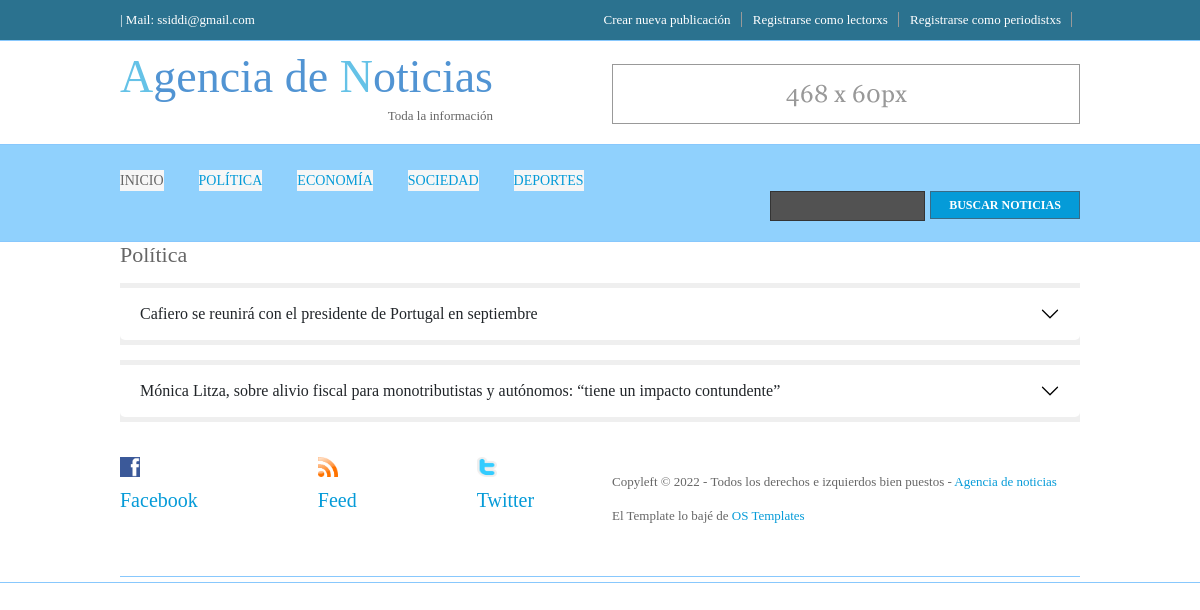
The page /portal/politica on the database as committed earlier.
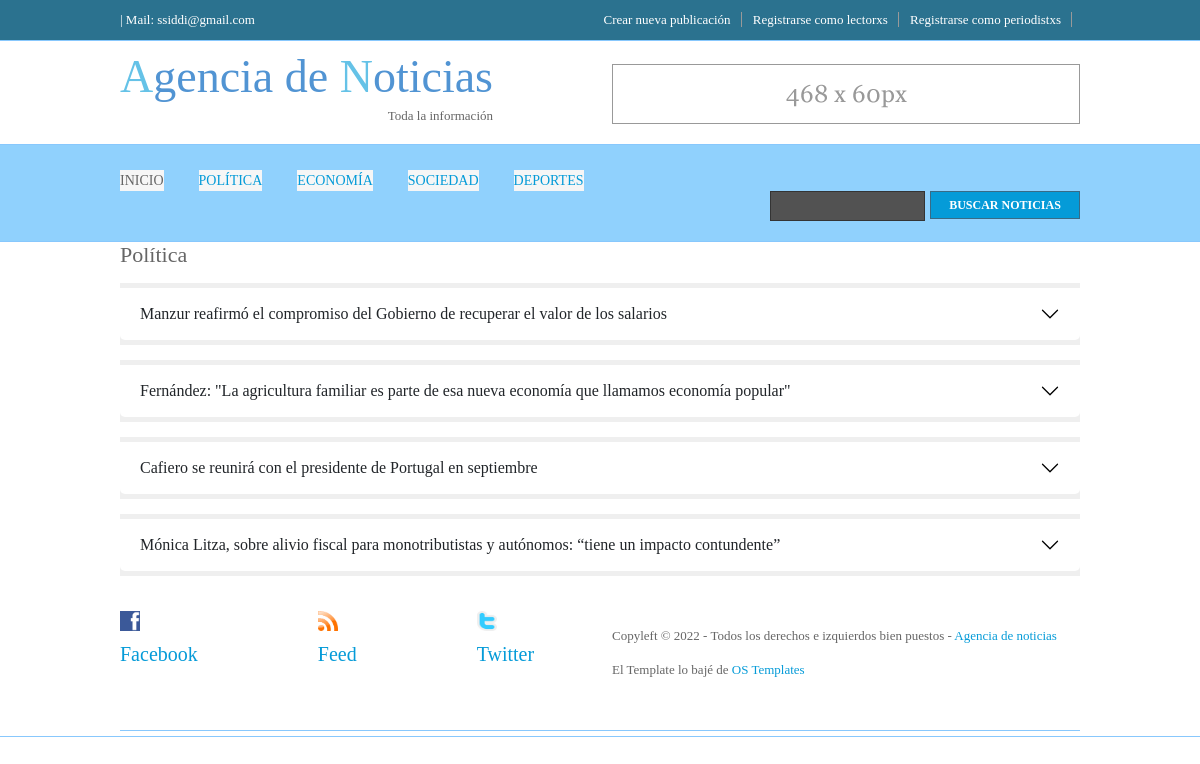
The same page on the database as committed later.
### portal/models.py (models this page shows, shortened)
class Noticia(models.Model):
    seccion = models.CharField(max_length=50)
    titulo = models.CharField(max_length=140)
    bajada = models.CharField(max_length=100000)
    periodistxs = models.CharField(max_length=50)
    email_preiodistxs = models.EmailField()
    publicado = models.BooleanField()
    home = models.BooleanField()

### portal/views.py (the view)
# urls.py: path("politica", views.politica ,name="politica"),
def politica(request):
    noticias = Noticia.objects.all()
    dicc = {"noticias":noticias[::-1]}
    seccion = loader.get_template("1politica.html")
    documento=seccion.render(dicc)
    return HttpResponse(documento)

### portal/templates/1politica.html (shortened to what this page needs)
{% extends "padre.html" %}
{% load static %}
{% block contenido %}
<div class="wrapper">
  <div id="hpage_cats">
    <h1>Política</h1>
    <div class="accordion accordion-flush" id="accordionFlushExample">
      <div class="accordion-item">
        {% for n in noticias %}
        {% if n.seccion == "politica" and n.publicado == True %}
        <h2 class="accordion-header" id="flush-headingOne">
          <button class="accordion-button collapsed" type="button" data-bs-toggle="collapse" data-bs-target="#flush-collapseOn{{n.id}}" aria-expanded="false" aria-controls="flush-collapseOn{{n.id}}">
            {{n.titulo}}
          </button>
        </h2>
      {% endif %}
      {% endfor %}
      </div>
    </div>
{% endblock %}

Rows that differ between the two databases and show on the page:
added Noticia: titulo "Manzur reafirmó el compromiso del Gobierno de recuperar el valor de los salarios"
added Noticia: titulo "Fernández: \"La agricultura familiar es parte de esa nueva economía que llamamos economía popular\""
